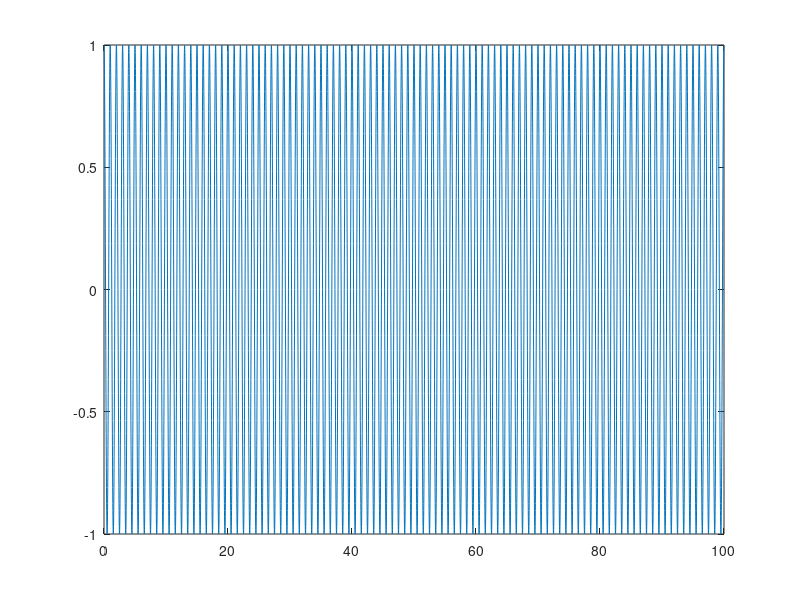
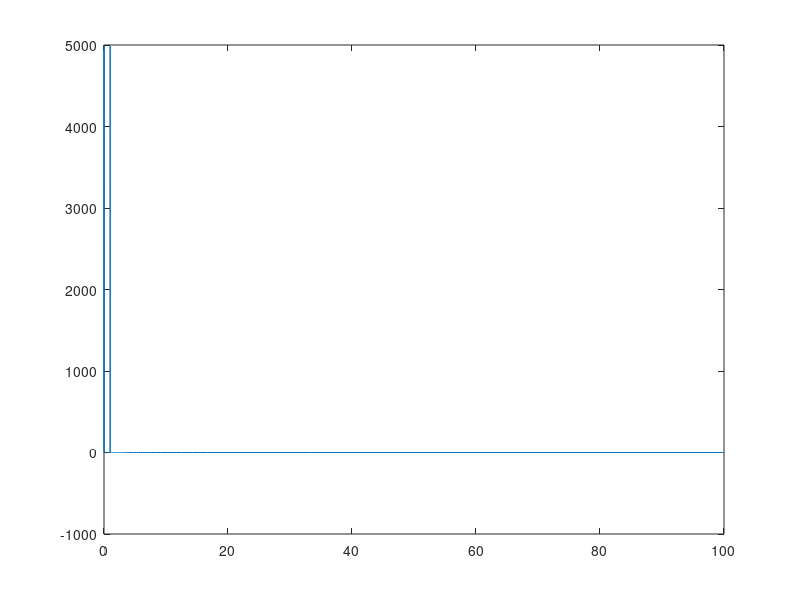

Source code (MATLAB) for these figures, in order:
close all;
clc;
clear all;
Ts = 0.01;
t = 0.01:0.01:100;
x = cos(2*pi*t);
figure(1);
plot(t,x);
f = 1./t;
y = fft(x);
figure(2);
plot(f,y);